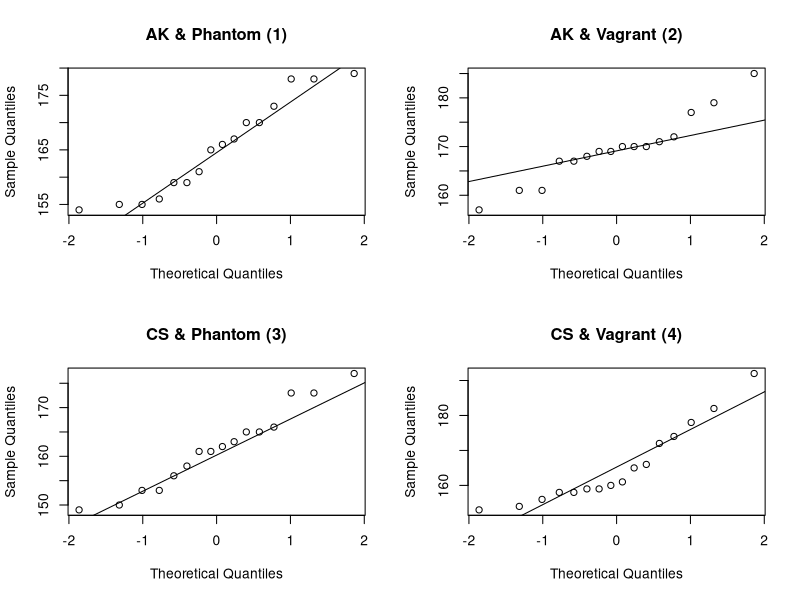
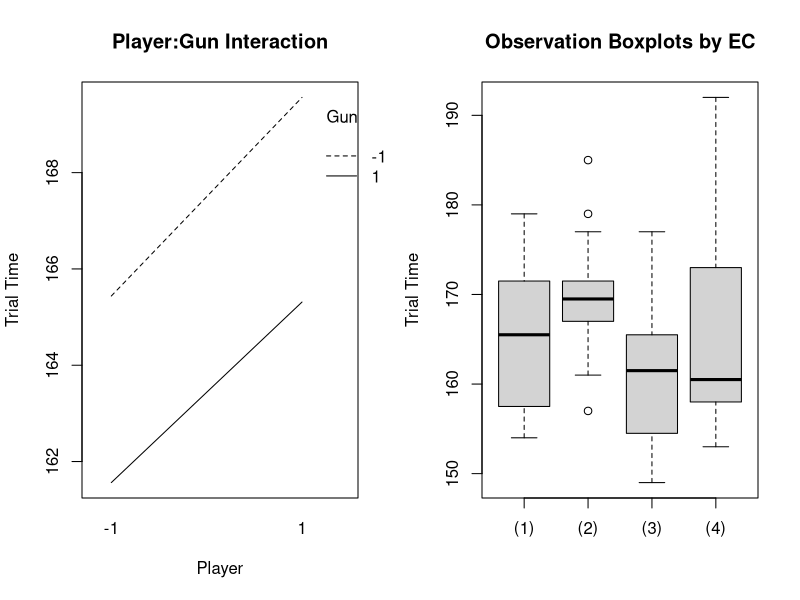

Write the R code that produced these figures, in order.
## ---- chunk 1
knitr::opts_chunk$set(echo = FALSE)
## ---- chunk 2
library(dplyr)

# Loading data
ex_data <- read.csv("observations.txt")
ap <- ex_data[ex_data$Player == 1 & ex_data$Gun == 1, "Time"]
av <- ex_data[ex_data$Player == 1 & ex_data$Gun == -1, "Time"]
cp <- ex_data[ex_data$Player == -1 & ex_data$Gun == 1, "Time"]
cv <- ex_data[ex_data$Player == -1 & ex_data$Gun == -1, "Time"]

# Constructing design matrix
Experimental_Condition <- c(1, 2, 3, 4)
Player <- c(1, 1, -1, -1)
Gun <- c(1, -1, 1, -1)
Mean_Time <- c(mean(ap), mean(av), mean(cp), mean(cv))
mtx <- data.frame(Experimental_Condition, Player, Gun, Mean_Time)
knitr::kable(mtx, format = "latex")
## ---- chunk 3
par(mfrow = c(2,2))

qqnorm(ap, main = "AK & Phantom (1)")
qqline(ap)

qqnorm(av, main = "AK & Vagrant (2)")
qqline(av)

qqnorm(cp, main = "CS & Phantom (3)")
qqline(cp)

qqnorm(cv, main = "CS & Vagrant (4)")
qqline(cv)
## ---- chunk 4
# Main Effects
play_ef <- mean(ex_data[ex_data$Player == 1, "Time"]) - mean(ex_data[ex_data$Player == -1, "Time"])
gun_ef <- mean(ex_data[ex_data$Gun == 1, "Time"]) - mean(ex_data[ex_data$Gun == -1, "Time"])

# Interaction Effects
a_ef <- mean(ap) - mean(av)
c_ef <- mean(cp) - mean(cv)
p_ef <- mean(ap) - mean(cp)
v_ef <- mean(av) - mean(cv)
i_ef <- (p_ef - v_ef)/2

# Linear Model
fact_mod <- lm(Time ~ Player*Gun, data = ex_data)
## ---- chunk 5
par(mfrow = c(1,2))

# Interaction Plot
interaction.plot(ex_data$Player, ex_data$Gun, ex_data$Time, xlab = "Player", ylab = "Trial Time", trace.label = "Gun", main = "Player:Gun Interaction")

# Boxplot
boxplot(ap, av, cp, cv, names = c("(1)", "(2)", "(3)", "(4)"), ylab = "Trial Time", main = "Observation Boxplots by EC")
## ---- chunk 6
pool_var <- (var(ap) + var(av) + var(cp) + var(cv))/4
ef_var <- pool_var/(2*16)
ef_er <- sqrt(ef_var)
## ---- chunk 7
ci <- ef_er * qt(p = 0.95,df = 4)
## ---- chunk 8
knitr::kable(2*confint.lm(fact_mod, level = 0.9), format = "latex")
## ---- chunk 9
exp_mod <- nls(cv ~ a*(1 - b) ** ex_data[ex_data$Player == -1 & ex_data$Gun == -1, "Trial"], start = list(a = 192, b = 0.01682174))
